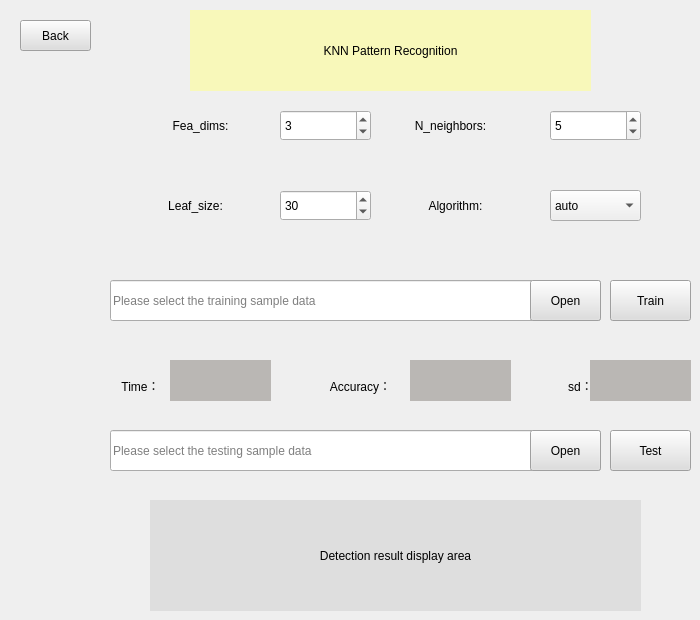
   <widget class="QWidget" name="page_5">
    <widget class="QPushButton" name="pushButton_12">
     <property name="geometry">
      <rect>
       <x>20</x>
       <y>20</y>
       <width>71</width>
       <height>31</height>
      </rect>
     </property>
     <property name="sizePolicy">
      <sizepolicy hsizetype="Minimum" vsizetype="Fixed">
       <horstretch>70</horstretch>
       <verstretch>30</verstretch>
      </sizepolicy>
     </property>
     <property name="styleSheet">
      <string notr="true">font: 10pt &quot;Times New Roman&quot;;
background-color: rgb(222, 222, 222);</string>
     </property>
     <property name="text">
      <string>Back</string>
     </property>
    </widget>
    <widget class="QPushButton" name="pushButton_51">
     <property name="geometry">
      <rect>
       <x>610</x>
       <y>280</y>
       <width>81</width>
       <height>41</height>
      </rect>
     </property>
     <property name="styleSheet">
      <string notr="true">background-color: rgb(222, 222, 222);
font: 11pt &quot;Times New Roman&quot;;</string>
     </property>
     <property name="text">
      <string>Train</string>
     </property>
    </widget>
    <widget class="QLabel" name="label_23">
     <property name="geometry">
      <rect>
       <x>190</x>
       <y>10</y>
       <width>401</width>
       <height>81</height>
      </rect>
     </property>
     <property name="styleSheet">
      <string notr="true">font: 12pt &quot;Times New Roman&quot;;
background-color: rgb(248, 248, 186);</string>
     </property>
     <property name="text">
      <string>KNN Pattern Recognition</string>
     </property>
     <property name="alignment">
      <set>Qt::AlignCenter</set>
     </property>
    </widget>
    <widget class="QLineEdit" name="knn_testfile_path">
     <property name="geometry">
      <rect>
       <x>110</x>
       <y>430</y>
       <width>491</width>
       <height>41</height>
      </rect>
     </property>
     <property name="styleSheet">
      <string notr="true">font: 12pt &quot;Times New Roman&quot;;</string>
     </property>
     <property name="placeholderText">
      <string>Please select the testing sample data</string>
     </property>
    </widget>
    <widget class="QLabel" name="label_28">
     <property name="geometry">
      <rect>
       <x>110</x>
       <y>90</y>
       <width>181</width>
       <height>71</height>
      </rect>
     </property>
     <property name="styleSheet">
      <string notr="true">font: 75 12pt &quot;Times New Roman&quot;;
</string>
     </property>
     <property name="text">
      <string>Fea_dims:</string>
     </property>
     <property name="alignment">
      <set>Qt::AlignCenter</set>
     </property>
    </widget>
    <widget class="QComboBox" name="knn_algo">
     <property name="geometry">
      <rect>
       <x>550</x>
       <y>190</y>
       <width>91</width>
       <height>31</height>
      </rect>
     </property>
     <property name="styleSheet">
      <string notr="true">font: 12pt &quot;Times New Roman&quot;;</string>
     </property>
     <item>
      <property name="text">
       <string>auto</string>
      </property>
     </item>
     <item>
      <property name="text">
       <string>ball_tree</string>
      </property>
     </item>
     <item>
      <property name="text">
       <string>kd_tree</string>
      </property>
     </item>
     <item>
      <property name="text">
       <string>brute</string>
      </property>
     </item>
    </widget>
    <widget class="QLabel" name="knn_test_res">
     <property name="geometry">
      <rect>
       <x>150</x>
       <y>500</y>
       <width>491</width>
       <height>111</height>
      </rect>
     </property>
     <property name="styleSheet">
      <string notr="true">background-color: rgb(222, 222, 222);
font: 75 11pt &quot;Times New Roman&quot;;</string>
     </property>
     <property name="text">
      <string>Detection result display area</string>
     </property>
     <property name="alignment">
      <set>Qt::AlignCenter</set>
     </property>
    </widget>
    <widget class="QLabel" name="label_29">
     <property name="geometry">
      <rect>
       <x>380</x>
       <y>190</y>
       <width>151</width>
       <height>31</height>
      </rect>
     </property>
     <property name="styleSheet">
      <string notr="true">font: 75 12pt &quot;Times New Roman&quot;;
</string>
     </property>
     <property name="text">
      <string>Algorithm:</string>
     </property>
     <property name="alignment">
      <set>Qt::AlignCenter</set>
     </property>
    </widget>
    <widget class="QPushButton" name="svm_trainfile_btn_2">
     <property name="geometry">
      <rect>
       <x>530</x>
       <y>280</y>
       <width>71</width>
       <height>41</height>
      </rect>
     </property>
     <property name="styleSheet">
      <string notr="true">background-color: rgb(222, 222, 222);
font: 11pt &quot;Times New Roman&quot;;</string>
     </property>
     <property name="text">
      <string>Open</string>
     </property>
    </widget>
    <widget class="QLabel" name="label_44">
     <property name="geometry">
      <rect>
       <x>300</x>
       <y>370</y>
       <width>121</width>
       <height>31</height>
      </rect>
     </property>
     <property name="styleSheet">
      <string notr="true">font: 75 12pt &quot;Times New Roman&quot;;</string>
     </property>
     <property name="text">
      <string>Accuracy：</string>
     </property>
     <property name="alignment">
      <set>Qt::AlignCenter</set>
     </property>
    </widget>
    <widget class="QSpinBox" name="knn_fea">
     <property name="geometry">
      <rect>
       <x>280</x>
       <y>110</y>
       <width>91</width>
       <height>31</height>
      </rect>
     </property>
     <property name="styleSheet">
      <string notr="true">font: 12pt &quot;Times New Roman&quot;;</string>
     </property>
     <property name="minimum">
      <number>1</number>
     </property>
     <property name="value">
      <number>3</number>
     </property>
    </widget>
    <widget class="QLineEdit" name="knn_trainfile_path">
     <property name="geometry">
      <rect>
       <x>110</x>
       <y>280</y>
       <width>491</width>
       <height>41</height>
      </rect>
     </property>
     <property name="styleSheet">
      <string notr="true">font: 12pt &quot;Times New Roman&quot;;</string>
     </property>
     <property name="placeholderText">
      <string>Please select the training sample data</string>
     </property>
    </widget>
    <widget class="QPushButton" name="pushButton_50">
     <property name="geometry">
      <rect>
       <x>610</x>
       <y>430</y>
       <width>81</width>
       <height>41</height>
      </rect>
     </property>
     <property name="styleSheet">
      <string notr="true">background-color: rgb(222, 222, 222);
font: 11pt &quot;Times New Roman&quot;;</string>
     </property>
     <property name="text">
      <string>Test</string>
     </property>
    </widget>
    <widget class="QSpinBox" name="knn_neig">
     <property name="geometry">
      <rect>
       <x>550</x>
       <y>110</y>
       <width>91</width>
       <height>31</height>
      </rect>
     </property>
     <property name="styleSheet">
      <string notr="true">font: 12pt &quot;Times New Roman&quot;;</string>
     </property>
     <property name="minimum">
      <number>2</number>
     </property>
     <property name="value">
      <number>5</number>
     </property>
    </widget>
    <widget class="QLabel" name="label_24">
     <property name="geometry">
      <rect>
       <x>370</x>
       <y>100</y>
       <width>161</width>
       <height>51</height>
      </rect>
     </property>
     <property name="styleSheet">
      <string notr="true">font: 75 12pt &quot;Times New Roman&quot;;
</string>
     </property>
     <property name="text">
      <string>N_neighbors:</string>
     </property>
     <property name="alignment">
      <set>Qt::AlignCenter</set>
     </property>
    </widget>
    <widget class="QLabel" name="label_39">
     <property name="geometry">
      <rect>
       <x>110</x>
       <y>180</y>
       <width>171</width>
       <height>51</height>
      </rect>
     </property>
     <property name="styleSheet">
      <string notr="true">font: 75 12pt &quot;Times New Roman&quot;;
</string>
     </property>
     <property name="text">
      <string>Leaf_size:</string>
     </property>
     <property name="alignment">
      <set>Qt::AlignCenter</set>
     </property>
    </widget>
    <widget class="QLabel" name="knn_train_res">
     <property name="geometry">
      <rect>
       <x>410</x>
       <y>360</y>
       <width>101</width>
       <height>41</height>
      </rect>
     </property>
     <property name="styleSheet">
      <string notr="true">background-color: rgb(186, 183, 180);
font: 12pt &quot;Times New Roman&quot;;</string>
     </property>
     <property name="text">
      <string/>
     </property>
     <property name="alignment">
      <set>Qt::AlignCenter</set>
     </property>
    </widget>
    <widget class="QSpinBox" name="knn_leafsize">
     <property name="geometry">
      <rect>
       <x>280</x>
       <y>190</y>
       <width>91</width>
       <height>31</height>
      </rect>
     </property>
     <property name="styleSheet">
      <string notr="true">font: 12pt &quot;Times New Roman&quot;;</string>
     </property>
     <property name="minimum">
      <number>2</number>
     </property>
     <property name="value">
      <number>30</number>
     </property>
    </widget>
    <widget class="QPushButton" name="pushButton_52">
     <property name="geometry">
      <rect>
       <x>530</x>
       <y>430</y>
       <width>71</width>
       <height>41</height>
      </rect>
     </property>
     <property name="styleSheet">
      <string notr="true">background-color: rgb(222, 222, 222);
font: 11pt &quot;Times New Roman&quot;;</string>
     </property>
     <property name="text">
      <string>Open</string>
     </property>
    </widget>
    <widget class="QLabel" name="knn_train_time">
     <property name="geometry">
      <rect>
       <x>170</x>
       <y>360</y>
       <width>101</width>
       <height>41</height>
      </rect>
     </property>
     <property name="styleSheet">
      <string notr="true">background-color: rgb(186, 183, 180);
font: 12pt &quot;Times New Roman&quot;;</string>
     </property>
     <property name="text">
      <string/>
     </property>
     <property name="alignment">
      <set>Qt::AlignCenter</set>
     </property>
    </widget>
    <widget class="QLabel" name="label_68">
     <property name="geometry">
      <rect>
       <x>100</x>
       <y>370</y>
       <width>81</width>
       <height>31</height>
      </rect>
     </property>
     <property name="styleSheet">
      <string notr="true">font: 75 12pt &quot;Times New Roman&quot;;</string>
     </property>
     <property name="text">
      <string>Time：</string>
     </property>
     <property name="alignment">
      <set>Qt::AlignCenter</set>
     </property>
    </widget>
    <widget class="QLabel" name="knn_train_sd">
     <property name="geometry">
      <rect>
       <x>590</x>
       <y>360</y>
       <width>101</width>
       <height>41</height>
      </rect>
     </property>
     <property name="styleSheet">
      <string notr="true">background-color: rgb(186, 183, 180);
font: 12pt &quot;Times New Roman&quot;;</string>
     </property>
     <property name="text">
      <string/>
     </property>
     <property name="alignment">
      <set>Qt::AlignCenter</set>
     </property>
    </widget>
    <widget class="QLabel" name="label_76">
     <property name="geometry">
      <rect>
       <x>520</x>
       <y>370</y>
       <width>121</width>
       <height>31</height>
      </rect>
     </property>
     <property name="styleSheet">
      <string notr="true">font: 75 12pt &quot;Times New Roman&quot;;</string>
     </property>
     <property name="text">
      <string>sd：</string>
     </property>
     <property name="alignment">
      <set>Qt::AlignCenter</set>
     </property>
    </widget>
    <zorder>knn_trainfile_path</zorder>
    <zorder>pushButton_12</zorder>
    <zorder>pushButton_51</zorder>
    <zorder>label_23</zorder>
    <zorder>knn_testfile_path</zorder>
    <zorder>label_28</zorder>
    <zorder>knn_algo</zorder>
    <zorder>knn_test_res</zorder>
    <zorder>label_29</zorder>
    <zorder>svm_trainfile_btn_2</zorder>
    <zorder>label_44</zorder>
    <zorder>knn_fea</zorder>
    <zorder>pushButton_50</zorder>
    <zorder>knn_neig</zorder>
    <zorder>label_24</zorder>
    <zorder>label_39</zorder>
    <zorder>knn_train_res</zorder>
    <zorder>knn_leafsize</zorder>
    <zorder>pushButton_52</zorder>
    <zorder>knn_train_time</zorder>
    <zorder>label_68</zorder>
    <zorder>knn_train_sd</zorder>
    <zorder>label_76</zorder>
   </widget>
